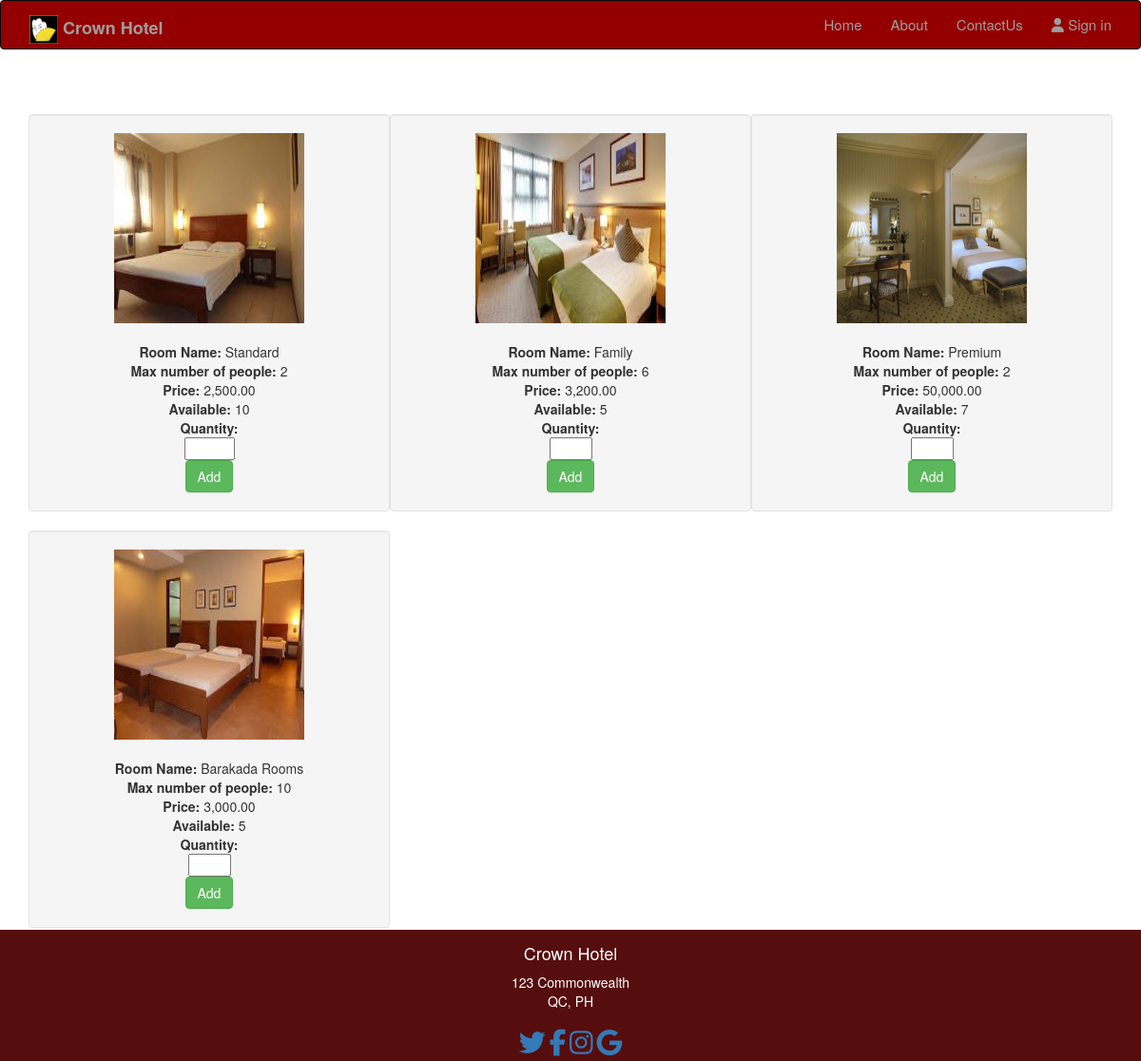
Page /Menu2.php on the committed database.
### tables this page shows
CREATE TABLE `rooms` (
  `id` int(11) NOT NULL,
  `name` varchar(255) NOT NULL,
  `description` varchar(255) NOT NULL,
  `pax` int(11) NOT NULL,
  `qty` int(11) NOT NULL,
  `price` decimal(65,2) NOT NULL,
  `image` varchar(255) NOT NULL,
  `category_id` int(11) NOT NULL,
  `status` int(11) NOT NULL
);

### Menu2.php (the view, shortened to what this page needs)
<?php
function displayContent() {
	require 'db/connection.php';
	$datein = $_GET['checkin'];
	$dateout = $_GET['checkout'];
	$sql = "SELECT  * FROM  rooms WHERE status = 0";
	$result = mysqli_query($conn,$sql);
	while ($row_fac = mysqli_fetch_array($result)) {
							$id = $row_fac['id'];
							$name = $row_fac['name'];
							$pax = $row_fac['pax'];
							$quan = $row_fac['qty'];
							$price = $row_fac['price'];
							$img = $row_fac['image'];
              $setimg = substr($img,6);
							$avail = "SELECT * FROM availability WHERE room_id = $id AND checkin >='$datein' AND checkout <= '$dateout'";
							$avail_que = mysqli_query($conn, $avail);
							$avail_count = mysqli_num_rows($avail_que);
							if ($avail_count > 0) {
								$avail_t = $quan2;
							}
							else{
								$avail_t = $quan;
							}
							echo "<div class='well col-md-4'>";
								echo "<center>";
								echo "<form method='POST' action='addtocart.php?index=$id&checkin=$datein&checkout=$dateout'>";
									echo "<img src='".$setimg."' width='200px' height='200px'><br><br>";
									echo "<strong>Room Name: </strong>".$name."<br>";
									echo "<strong>Max number of people: </strong>".$pax."<br>";
									echo "<strong>Price: </strong>".number_format($price,2)."<br>";
									echo "<strong>Available: </strong>".$avail_t."<br>";
									echo "<strong>Quantity: </strong><br>";
									echo "<input type='number' name='qty' min='1' max='".$avail_t."' required><br>";
									echo "<button class='btn btn-success' name='add'>Add</button>";
								echo "</form>";
							echo "</div>";
	}
	?>
	<?php
}
require 'template.php';
 ?>

### assets/style.css (style rules this page uses)
* { margin: 0; padding: 0; box-sizing: border-box; }
body { background-color: grey; }

### rows in the picture
rooms: image (picture), name "Standard", pax "2", price "2,500.00", qty "10"
rooms: image (picture), name "Family", pax "6", price "3,200.00", qty "5"
rooms: image (picture), name "Premium", pax "2", price "50,000.00", qty "7"
rooms: image (picture), name "Barakada Rooms", pax "10", price "3,000.00", qty "5"
